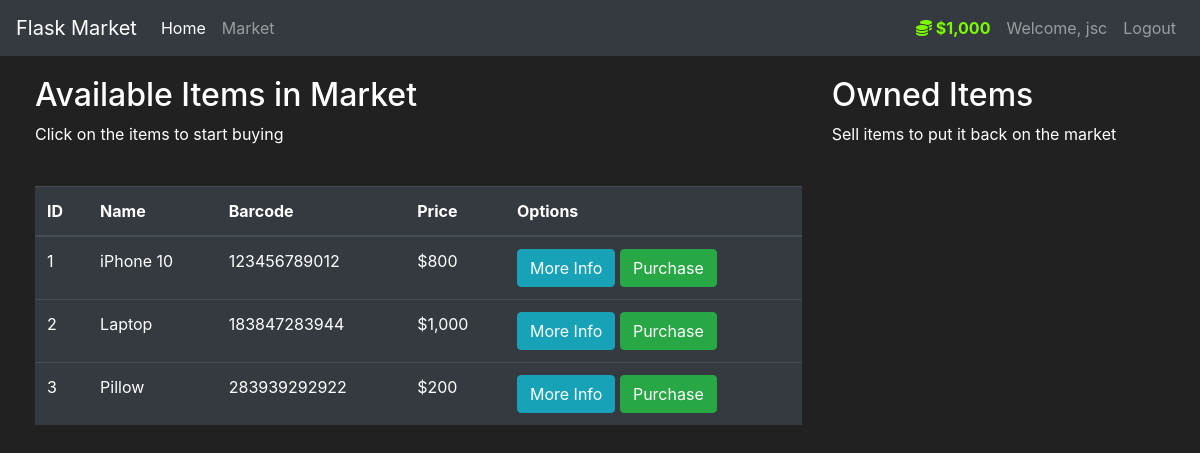
The app's page /market (signed in) with its own data.
### market/models.py (models this page shows, shortened)
class User(db.Model, UserMixin):
    id = db.Column(db.Integer, primary_key=True)
    username = db.Column(db.String(length=30), nullable=False, unique=True)
    email_address = db.Column(db.String(length=50), nullable=False, unique=True)
    password_hash = db.Column(db.String(length=60), nullable=False)
    budget = db.Column(db.Integer, nullable=False, default=1000)
    items = db.relationship("Item", backref="owned_user", lazy=True)
    @property
    def prettier_budget(self):
        if len(str(self.budget)) >= 4:
            formatted_budget = str(self.budget)
            for n in range(3, len(str(self.budget)), 4):
                formatted_budget = f"{formatted_budget[:-n]},{formatted_budget[-n:]}"
            return f"${formatted_budget}"
        else:
            return f"${self.budget}"
    @property
    def password(self):
        return self.password

class Item(db.Model):
    id = db.Column(db.Integer, primary_key=True)
    name = db.Column(db.String(length=30), nullable=False, unique=True)
    barcode = db.Column(db.String(length=12), nullable=False, unique=True)
    price = db.Column(db.Integer(), nullable=False)
    description = db.Column(db.String(length=1024), nullable=False, unique=True)
    owner = db.Column(db.Integer(), db.ForeignKey('user.id'))
    @property
    def prettier_price(self):
        if len(str(self.price)) >= 4:
            formatted_price = str(self.price)
            for n in range(3, len(str(self.price)), 4):
                formatted_price = f"{formatted_price[:-n]},{formatted_price[-n:]}"
            return f"${formatted_price}"
        else:
            return f"${self.price}"

### market/routes.py (the view, shortened to what this page needs)
@app.route("/market", methods=["GET", "POST"])
@login_required
def market_page():
    purchase_form = PurchaseItemForm()
    selling_form = SellItemForm()
    if request.method == "GET":
        items = Item.query.filter_by(owner=None)
        owned_items = Item.query.filter_by(owner=current_user.id)
        return render_template("market.html", items=items, owned_items=owned_items, purchase_form=purchase_form,
                               selling_form=selling_form)

### market/models.py (called while the page is built)
@login_manager.user_loader
def load_user(user_id):
    return User.query.get(int(user_id))

### market/templates/market.html (shortened to what this page needs)
{% extends "base.html" %}
{% block content %}
    <div class="row" style="margin-top: 20px; margin-left: 20px">
        <div class="col-8">
            <h2>Available Items in Market</h2>
            <p>Click on the items to start buying</p>
            <br>
            <table class="table table-hover table-dark">
                <thead>
                <tr>
                    <th scope="col">ID</th>
                    <th scope="col">Name</th>
                    <th scope="col">Barcode</th>
                    <th scope="col">Price</th>
                    <th scope="col">Options</th>
                </tr>
                </thead>
                <tbody>
                {% for item in items %}
                    <tr>
                        <td>{{ item.id }}</td>
                        <td>{{ item.name }}</td>
                        <td>{{ item.barcode }}</td>
                        <td>{{ item.prettier_price }}</td>
                        <td>
                            <button class="btn btn-outline btn-info" data-toggle="modal"
                                    data-target="#Modal-MoreInfo-{{ item.id }}">
                                More Info
                            </button>
                            <button class="btn btn-outline btn-success" data-toggle="modal"
                                    data-target="#Modal-PurchaseConfirm-{{ item.id }}">Purchase
                            </button>
                        </td>
                    </tr>
                {% endfor %}
                </tbody>
            </table>
        </div>
        <div class="col-4">
            <h2>Owned Items</h2>
            <p>Sell items to put it back on the market</p>
        </div>
    </div>
{% endblock %}

### market/templates/base.html (shortened to what this page needs)
<!doctype html>
<html lang="en">
<head>
    <link rel="stylesheet" href="https://cdn.jsdelivr.net/npm/bootstrap@4.5.3/dist/css/bootstrap.min.css"
>
</head>
<body>
<nav class="navbar navbar-expand-md navbar-dark bg-dark">
    <a class="navbar-brand" href="{{ url_for("home_page") }}">Flask Market</a>
    <div class="collapse navbar-collapse" id="navbarNav">
        <ul class="navbar-nav mr-auto">
            <li class="nav-item active">
                <a class="nav-link" href="{{ url_for("home_page") }}">Home</a>
            </li>
            <li class="nav-item">
                <a class="nav-link" href="{{ url_for("market_page") }}">Market</a>
            </li>
        </ul>
        {% if current_user.is_authenticated %}
            <ul class="navbar-nav">
                <li class="nav-item">
                    <a class="nav-link" style="color: lawngreen; font-weight: bold;">
                        <i class="fas fa-coins"></i>
                        {{ current_user.prettier_budget }}
                    </a>
                </li>
                <li class="nav-item">
                    <a class="nav-link">Welcome, {{ current_user.username }}</a>
                </li>
                <li class="nav-item">
                    <a class="nav-link" href="{{ url_for("logout_page") }}">Logout</a>
                </li>
            </ul>
        {% endif %}
    </div>
</nav>
{% block content %}
{% endblock %}
</body>
</html>

### market/templates/base.html (style rules this page uses)
body { background-color: #212121; color: white }

### records on screen
User: prettier_budget "$1,000", username "jsc"
Item: id "1", name "iPhone 10", barcode "123456789012", prettier_price "$800"
Item: id "2", name "Laptop", barcode "183847283944", prettier_price "$1,000"
Item: id "3", name "Pillow", barcode "283939292922", prettier_price "$200"
